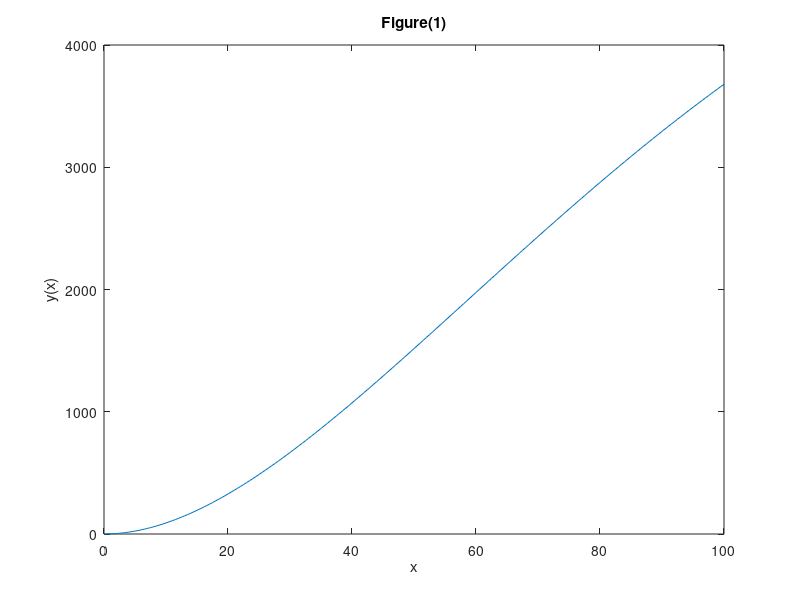
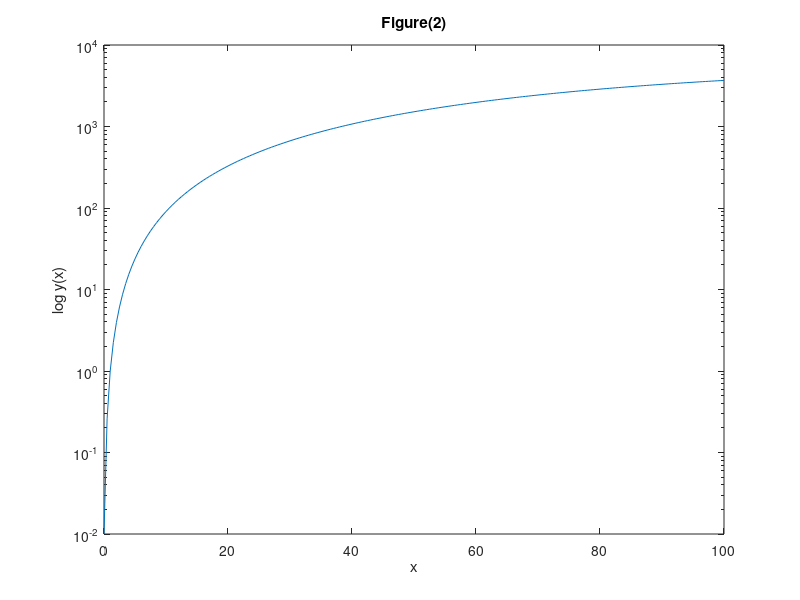
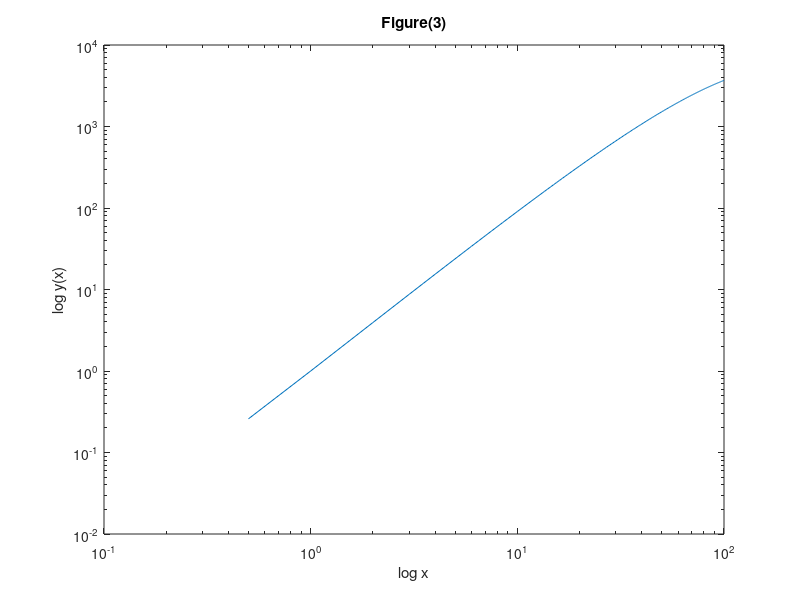

These charts were generated, in order, by the following MATLAB code:
% Part a:
x = 0:0.5:100;
y=exp(-.01*x).*x.^2;
figure(1); plot(x,y); % Use of figure command puts plot in separate window
% Part b:
title('Figure(1)'); % Title, xlabel, & ylabel apply to current plot
xlabel('x');
ylabel('y(x)');
% Part c:
yp = y + 0.01;
figure(2); semilogy(x,yp);
title('Figure(2)');
xlabel('x');
ylabel('log y(x)');
% Part d:
figure(3);loglog(x,yp);
title('Figure(3)');
xlabel('log x');
ylabel('log y(x)');

